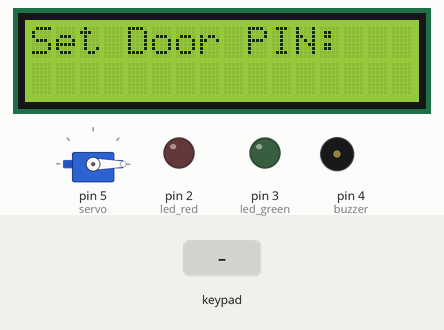
Recording of a sketch running on a simulated Arduino Uno, built with avr-gcc and run on an emulated ATmega328P. On the bench: servo, 16×2 character LCD, output pins drawn as LEDs (lit = HIGH), buzzer (waves = sounding, pin HIGH). The inputs (shaded band) are chosen by the test bench.

Above: at 1.2 s.
1.3 s: keypad keys 1 3 1 2 1 1 1 0 # pressed 0.4 s apart
At 4.9 s:
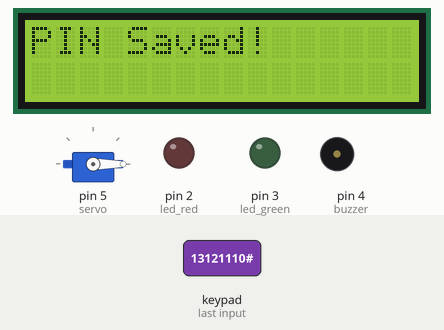
7.9 s: key '#' pressed
At 8.7 s:
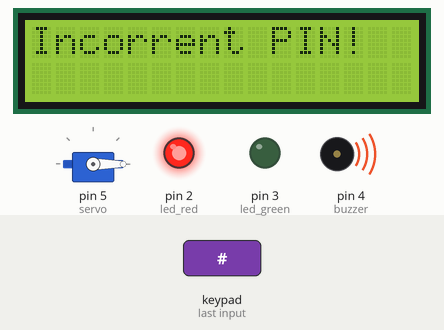
10.9 s: keypad keys 1 3 1 2 1 1 1 0 pressed 0.4 s apart
At 15.0 s:
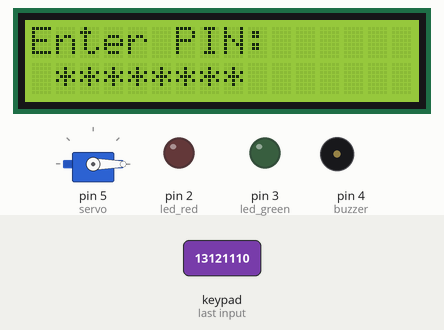
15.6 s: keypad keys 1 3 1 2 1 1 1 0 * pressed 0.4 s apart
At 20.3 s:
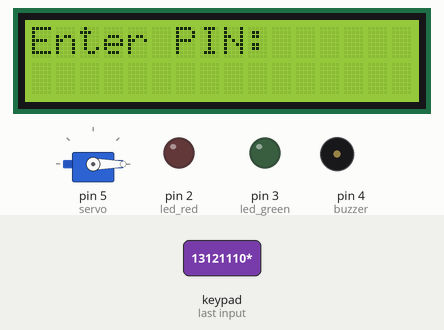
20.7 s: keypad keys 1 3 1 2 1 1 1 0 # pressed 0.4 s apart
At 24.4 s:
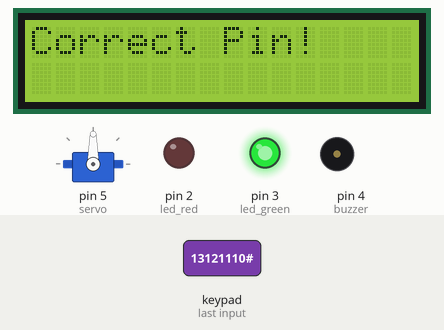
25.8 s: key '1' pressed
At 29.4 s:
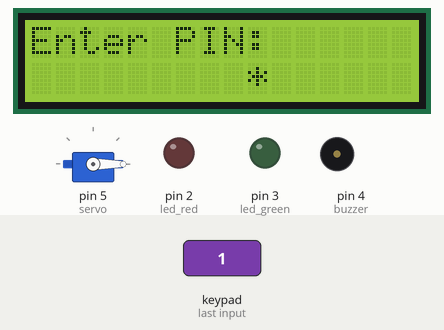
Timing chart, 0 to 29.8 s (numbered marks = the images above; inputs shaded):
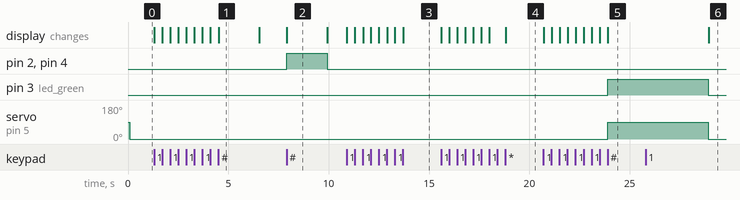

Measured:
- after the input at 1.3 s, the display: first changes at once (image 1 shows a later state)
- after the input at 7.9 s, pin 2 (led_red), pin 4 (buzzer): LOW → HIGH at once, → LOW 2.0 s later; the display: changes at once (image 2)
- after the input at 10.9 s, the display: first changes at once (image 3 shows a later state)
- after the input at 15.6 s, the display: first changes at once (image 4 shows a later state)
- after the input at 20.7 s, pin 3 (led_green): LOW → HIGH after 3.2 s; servo on pin 5 (servo): 0° → 90° after 3.2 s; the display: first changes at once (image 5 shows a later state)
- after the input at 25.8 s, the display: first differs from a run without the input after 3.2 s (image 6)
- what the display in image 1 shows lasts 2.0 s, from 4.5 s to 6.5 s

The sketch:

door_lock.ino
```cpp
// library lcd i2c
#include <LiquidCrystal_I2C.h>
#include <Keypad.h>
#include <Servo.h>

// deklarasi lcd i2c
LiquidCrystal_I2C lcd(0x20,16,2);

// deklarasi keypad
#define ROW_NUM    4 // jumlah baris keypad
#define COLUMN_NUM 4 // jumlah kolom keypad

char keys[ROW_NUM][COLUMN_NUM] = {
  {'1', '2', '3', 'A'},
  {'4', '5', '6', 'B'},
  {'7', '8', '9', 'C'},
  {'*', '0', '#', 'D'}
};

byte pin_rows[ROW_NUM] = {13, 12, 11, 10};
byte pin_column[COLUMN_NUM] = {9, 8, 7, 6};

Keypad keypad = Keypad(makeKeymap(keys), pin_rows, pin_column, ROW_NUM, COLUMN_NUM);

// deklarasi servo
Servo door;

// deklarasi pin
#define servo 5
#define buzzer 4
#define led_green 3
#define led_red 2

// deklarasi variabel
String setPin = "";
String inputPin = "";
bool isPinSet = false;

void setup(){
  Serial.begin(9600);

  // set input output pin
  pinMode(buzzer, OUTPUT);
  pinMode(led_green, OUTPUT);
  pinMode(led_red, OUTPUT);

  door.attach(servo);

  // inisialisasi lcd i2c
  lcd.init();
  lcd.clear();
  lcd.backlight();

  // set door locked
  door.write(0);

  lcd.setCursor(0, 0);
  lcd.print("Set Door PIN:");
}

void loop(){
  char key = keypad.getKey();
  if (key){
    if (!isPinSet){
      set_pin(key);
    }
    else{
      cek_pin(key);
    }
  }
}


void set_pin(char key){
  if (key == '*'){
    setPin = "";
    lcd.clear();
    lcd.setCursor(0, 0);
    lcd.print("Set Door PIN:");
  }
  else if (key == '#'){
    if (setPin.length() >= 4){
      isPinSet = true;
      lcd.clear();
      lcd.print("PIN Saved!");
      delay(2000);
      lcd.clear();
      lcd.print("Enter PIN:");
    }
    else{
      lcd.clear();
      lcd.setCursor(0, 0);
      lcd.print("Min. 4 digit!");
      delay(2000);
      lcd.clear();
      lcd.setCursor(0, 0);
      lcd.print("Set Door PIN:");
    }
  }
  else{
    if (setPin.length() < 16){
      setPin += key;
      lcd.setCursor(setPin.length(), 1);
      lcd.print(key);
  	}
  }
}

void cek_pin(char key) {
  if (key == '*') {
    inputPin = "";
    lcd.clear();
    lcd.print("Enter PIN:");
  } else if (key == '#') {
    if (inputPin == setPin) {
      digitalWrite(led_green, HIGH);
      digitalWrite(led_red, LOW);
      digitalWrite(buzzer, LOW);
      lcd.clear();
      lcd.print("Correct Pin!");
      door.write(90);
      delay(5000);
      door.write(0);
      digitalWrite(led_green, LOW);
      lcd.clear();
      lcd.print("Enter PIN:");
    } else {
      digitalWrite(led_red, HIGH);
      digitalWrite(led_green, LOW);
      digitalWrite(buzzer, HIGH);
      lcd.clear();
      lcd.print("Incorrent PIN!");
      delay(2000);
      digitalWrite(led_red, LOW);
      digitalWrite(buzzer, LOW);
      inputPin = "";
      lcd.clear();
      lcd.print("Enter PIN:");
    }
  } else {
    inputPin += key;
    lcd.setCursor(inputPin.length(), 1);
    lcd.print("*");
  }
}
```
